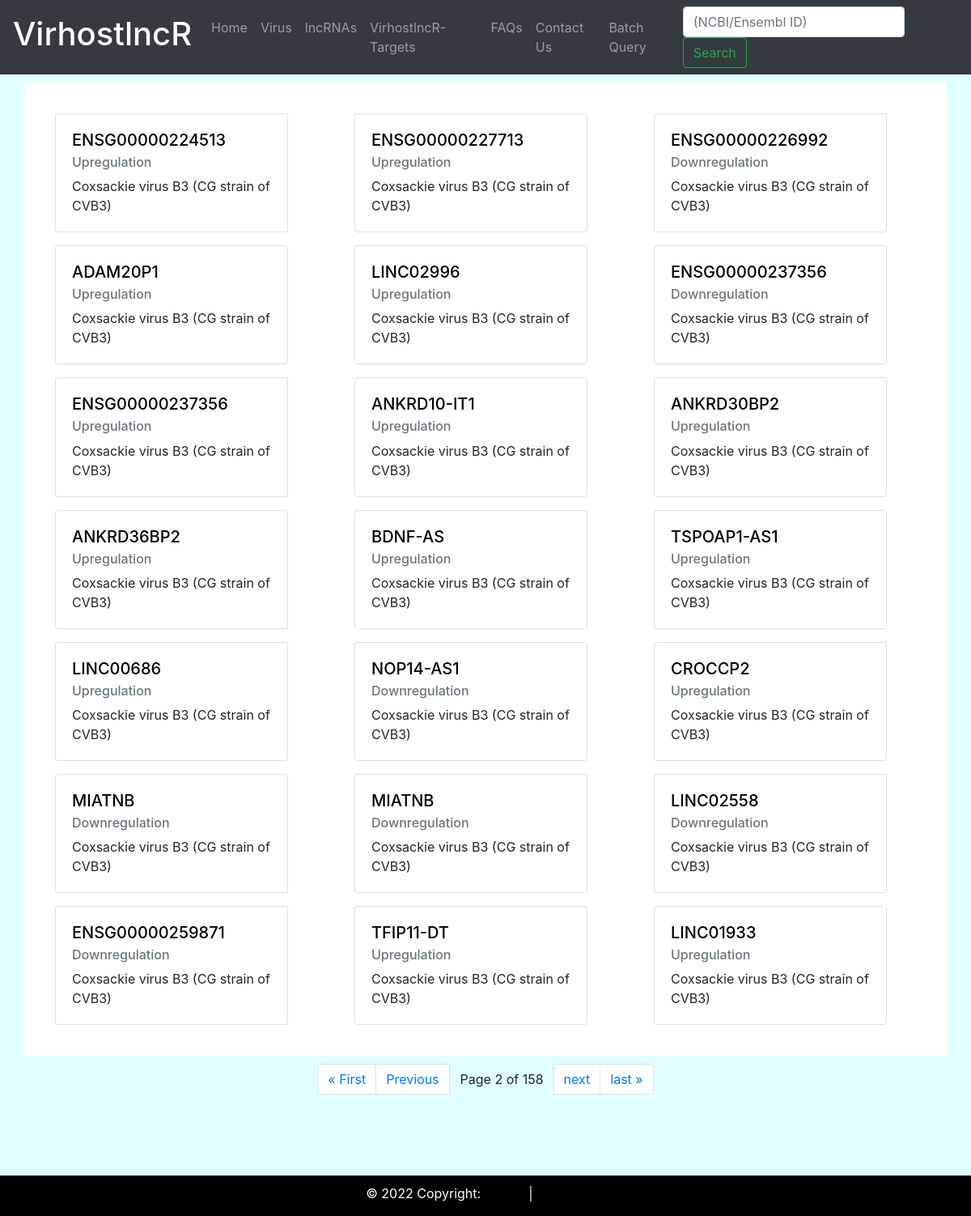
The app's page /VirhostlncR/lncrna_list/?page=2 with its own data.
### lncrna/models.py (models this page shows, shortened)
class Lncrna(models.Model):
    stimuli = models.CharField(max_length = 255)
    dosage = models.CharField(max_length = 255)
    time_point = models.CharField(max_length = 50 )
    experiment_type = models.CharField( max_length = 200)
    cell_line = models.CharField(max_length = 255)
    lncrna_name = models.CharField(max_length = 255)
    ncbi_gene = models.CharField(max_length = 255 , null = True, blank = True )
    ensembl_id = models.CharField(max_length = 255, null = True, blank = True )
    foldchange = models.CharField( max_length = 255, null = True, blank = True )
    expression = models.CharField(max_length = 50)
    pubmed_id = models.CharField(max_length = 50, null = True , blank = True)
    reference = models.CharField(max_length = 255, null = True, blank = True)

### lncrna/views.py (the view)
# urls.py: path('lncrna_list/', views.lncrna_list, name = 'lncrna_list'),
def lncrna_list(request):
    p = Paginator(Lncrna.objects.all().order_by('stimuli'), 21)
    page =  request.GET.get('page')
    lncrna_p = p.get_page(page)
    context = {'lncrna_p':lncrna_p}
    return render(request,'lncrna/lncrna_list.html', context)

### virhost_lncr/templatetags/custom_tags.py (called while the page is built)
def modify_name(value):
    if '_' in value:
       value = value.replace('_','/')
    return value

### templates/lncrna/lncrna_list.html (shortened to what this page needs)
{% extends 'lncrna/base.html' %}
{% load custom_tags %}
{% block content %}
<div class="container" style=" background-color: white; margin-top: 10px; padding: 30px;">
<div class="row">
{% for lncrna in lncrna_p %}
    <div class="col  col-xs-6 mx-2 my-2" >
        <div class="card" style="width: 18rem;">
          <div class="card-body">
            {% if lncrna.ncbi_gene %}
            <a  href="{% url 'lncrna:lncraname' lncrna.ncbi_gene %}">
            <h5 class="card-title ">{{ lncrna.ncbi_gene }}</h5> </a>
            {% else %}
            <a  href="{% url 'lncrna:lncraname' lncrna.ensembl_id %}">
            <h5 class="card-title">{{ lncrna.ensembl_id }}</h5> </a>
            {% endif %}
            <h6 class="card-subtitle mb-2 text-muted">{{ lncrna.expression }}</h6>
            <p class="card-text"> {{ lncrna.stimuli|modify_name }}</p>
          </div>
        </div>
    </div>
{% endfor %}
</div>
</div>
<div class="conatiner">
<div class="row">
    <div class="col" style=" margin-top: 10px" >
    <div class="d-flex justify-content-center">
<nav aria-label="Page navigation example">
<ul class="pagination">
<li class="page-item">
    {% if lncrna_p.has_previous %}
<a href="?page=1" class="page-link" >&laquo First</a> </li>
<li class="page-item">
    <a class="page-link" href="?page={{ lncrna_p.previous_page_number }}">Previous</a>
{% endif %}
</li>
<li class="page-item btn">
Page {{ lncrna_p.number }} of {{ lncrna_p.paginator.num_pages }}
</li>
{% if lncrna_p.has_next %}
<li class="page-item">
<a class="page-link" href="?page={{ lncrna_p.next_page_number }}"> next </a>
</li>
<li class="page-item">
    <a class="page-link" href="?page={{ lncrna_p.paginator.num_pages }}"> last &raquo</a>
{% endif %}
</li>
</ul>
</nav>
</div>
</div>
</div>
</div>
{% endblock %}

### templates/lncrna/base.html (style rules this page uses)
body { background-color: #E0FFFF; }

### templates/lncrna/lncrna_list.html (style rules this page uses)
a { color: black; text-decoration: none; }

### records on screen
Lncrna: ensembl_id "ENSG00000224513", expression "Upregulation", stimuli|modify_name "Coxsackie virus B3 (CG strain of CVB3)"
Lncrna: ensembl_id "ENSG00000227713", expression "Upregulation", stimuli|modify_name "Coxsackie virus B3 (CG strain of CVB3)"
Lncrna: ensembl_id "ENSG00000226992", expression "Downregulation", stimuli|modify_name "Coxsackie virus B3 (CG strain of CVB3)"
Lncrna: ncbi_gene "ADAM20P1", expression "Upregulation", stimuli|modify_name "Coxsackie virus B3 (CG strain of CVB3)"
Lncrna: ncbi_gene "LINC02996", expression "Upregulation", stimuli|modify_name "Coxsackie virus B3 (CG strain of CVB3)"
Lncrna: ensembl_id "ENSG00000237356", expression "Downregulation", stimuli|modify_name "Coxsackie virus B3 (CG strain of CVB3)"
Lncrna: ensembl_id "ENSG00000237356", expression "Upregulation", stimuli|modify_name "Coxsackie virus B3 (CG strain of CVB3)"
Lncrna: ncbi_gene "ANKRD10-IT1", expression "Upregulation", stimuli|modify_name "Coxsackie virus B3 (CG strain of CVB3)"
Lncrna: ncbi_gene "ANKRD30BP2", expression "Upregulation", stimuli|modify_name "Coxsackie virus B3 (CG strain of CVB3)"
Lncrna: ncbi_gene "ANKRD36BP2", expression "Upregulation", stimuli|modify_name "Coxsackie virus B3 (CG strain of CVB3)"
Lncrna: ncbi_gene "BDNF-AS", expression "Upregulation", stimuli|modify_name "Coxsackie virus B3 (CG strain of CVB3)"
Lncrna: ncbi_gene "TSPOAP1-AS1", expression "Upregulation", stimuli|modify_name "Coxsackie virus B3 (CG strain of CVB3)"
Lncrna: ncbi_gene "LINC00686", expression "Upregulation", stimuli|modify_name "Coxsackie virus B3 (CG strain of CVB3)"
Lncrna: ncbi_gene "NOP14-AS1", expression "Downregulation", stimuli|modify_name "Coxsackie virus B3 (CG strain of CVB3)"
Lncrna: ncbi_gene "CROCCP2", expression "Upregulation", stimuli|modify_name "Coxsackie virus B3 (CG strain of CVB3)"
Lncrna: ncbi_gene "MIATNB", expression "Downregulation", stimuli|modify_name "Coxsackie virus B3 (CG strain of CVB3)"
Lncrna: ncbi_gene "MIATNB", expression "Downregulation", stimuli|modify_name "Coxsackie virus B3 (CG strain of CVB3)"
Lncrna: ncbi_gene "LINC02558", expression "Downregulation", stimuli|modify_name "Coxsackie virus B3 (CG strain of CVB3)"
Lncrna: ensembl_id "ENSG00000259871", expression "Downregulation", stimuli|modify_name "Coxsackie virus B3 (CG strain of CVB3)"
Lncrna: ncbi_gene "TFIP11-DT", expression "Upregulation", stimuli|modify_name "Coxsackie virus B3 (CG strain of CVB3)"
Lncrna: ncbi_gene "LINC01933", expression "Upregulation", stimuli|modify_name "Coxsackie virus B3 (CG strain of CVB3)"

### other values on screen
{{ lncrna_p.number }} "2"
{{ lncrna_p.paginator.num_pages }} "158"
